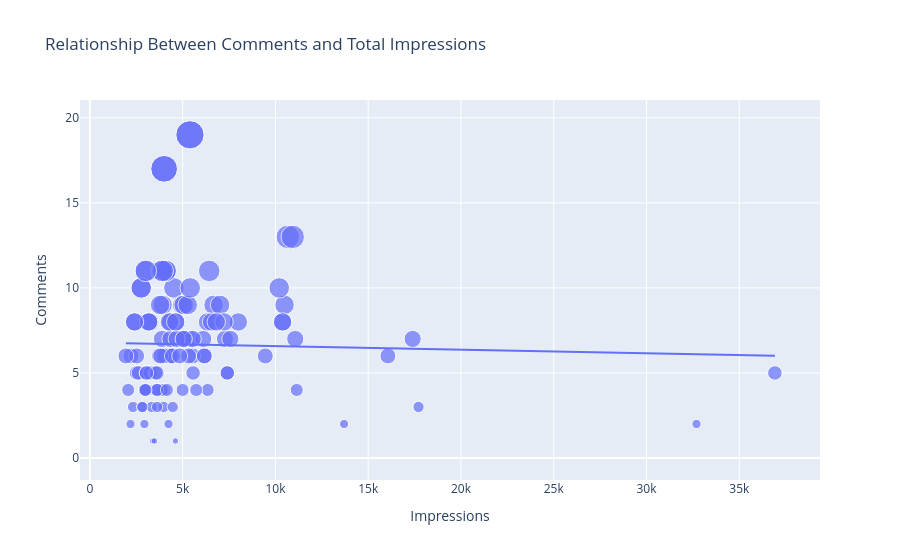

Notebook code for this chart:
### Markdown cell above
# Relationship Between Comments and Impressions

### Code cell
figure = px.scatter(data_frame = df, x = "Impressions", y = "Comments", size = "Comments", trendline = "ols", 
                    title = "Relationship Between Comments and Total Impressions")
figure.show()
